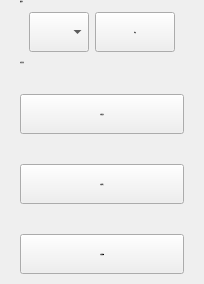
        <widget class="QWidget" name="widget_4" native="true">
         <property name="maximumSize">
          <size>
           <width>16777215</width>
           <height>16777215</height>
          </size>
         </property>
         <layout class="QVBoxLayout" name="verticalLayout_3" stretch="1,1">
          <property name="spacing">
           <number>0</number>
          </property>
          <property name="leftMargin">
           <number>20</number>
          </property>
          <property name="topMargin">
           <number>0</number>
          </property>
          <property name="rightMargin">
           <number>20</number>
          </property>
          <property name="bottomMargin">
           <number>10</number>
          </property>
          <item>
           <widget class="QWidget" name="widget_13" native="true">
            <layout class="QVBoxLayout" name="verticalLayout_7" stretch="1,3">
             <property name="spacing">
              <number>0</number>
             </property>
             <property name="leftMargin">
              <number>0</number>
             </property>
             <property name="topMargin">
              <number>0</number>
             </property>
             <property name="rightMargin">
              <number>0</number>
             </property>
             <property name="bottomMargin">
              <number>0</number>
             </property>
             <item>
              <widget class="QLabel" name="label_8">
               <property name="font">
                <font>
                 <family>黑体</family>
                 <pointsize>-1</pointsize>
                </font>
               </property>
               <property name="text">
                <string>通道号</string>
               </property>
              </widget>
             </item>
             <item>
              <widget class="QWidget" name="widget_8" native="true">
               <layout class="QHBoxLayout" name="horizontalLayout_5">
                <item>
                 <widget class="QComboBox" name="comboBox_3">
                  <property name="minimumSize">
                   <size>
                    <width>60</width>
                    <height>40</height>
                   </size>
                  </property>
                  <property name="font">
                   <font>
                    <family>黑体</family>
                    <pointsize>-1</pointsize>
                   </font>
                  </property>
                 </widget>
                </item>
                <item>
                 <widget class="QPushButton" name="pushButton_7">
                  <property name="minimumSize">
                   <size>
                    <width>60</width>
                    <height>40</height>
                   </size>
                  </property>
                  <property name="font">
                   <font>
                    <family>黑体</family>
                    <pointsize>-1</pointsize>
                   </font>
                  </property>
                  <property name="text">
                   <string>添加</string>
                  </property>
                 </widget>
                </item>
               </layout>
              </widget>
             </item>
            </layout>
           </widget>
          </item>
          <item>
           <widget class="QWidget" name="widget_7" native="true">
            <layout class="QVBoxLayout" name="verticalLayout_6" stretch="1,2,2,2">
             <property name="spacing">
              <number>30</number>
             </property>
             <property name="leftMargin">
              <number>0</number>
             </property>
             <property name="topMargin">
              <number>0</number>
             </property>
             <property name="rightMargin">
              <number>0</number>
             </property>
             <property name="bottomMargin">
              <number>0</number>
             </property>
             <item>
              <widget class="QLabel" name="label_9">
               <property name="font">
                <font>
                 <family>黑体</family>
                 <pointsize>-1</pointsize>
                </font>
               </property>
               <property name="text">
                <string>电能控制</string>
               </property>
              </widget>
             </item>
             <item>
              <widget class="QPushButton" name="pushButton_8">
               <property name="minimumSize">
                <size>
                 <width>0</width>
                 <height>40</height>
                </size>
               </property>
               <property name="font">
                <font>
                 <family>黑体</family>
                 <pointsize>-1</pointsize>
                </font>
               </property>
               <property name="text">
                <string>电能启动</string>
               </property>
              </widget>
             </item>
             <item>
              <widget class="QPushButton" name="pushButton_9">
               <property name="minimumSize">
                <size>
                 <width>0</width>
                 <height>40</height>
                </size>
               </property>
               <property name="font">
                <font>
                 <family>黑体</family>
                 <pointsize>-1</pointsize>
                </font>
               </property>
               <property name="text">
                <string>电能停止</string>
               </property>
              </widget>
             </item>
             <item>
              <widget class="QPushButton" name="pushButton_10">
               <property name="minimumSize">
                <size>
                 <width>0</width>
                 <height>40</height>
                </size>
               </property>
               <property name="font">
                <font>
                 <family>黑体</family>
                 <pointsize>-1</pointsize>
                </font>
               </property>
               <property name="text">
                <string>电能清零</string>
               </property>
              </widget>
             </item>
            </layout>
           </widget>
          </item>
         </layout>
        </widget>
